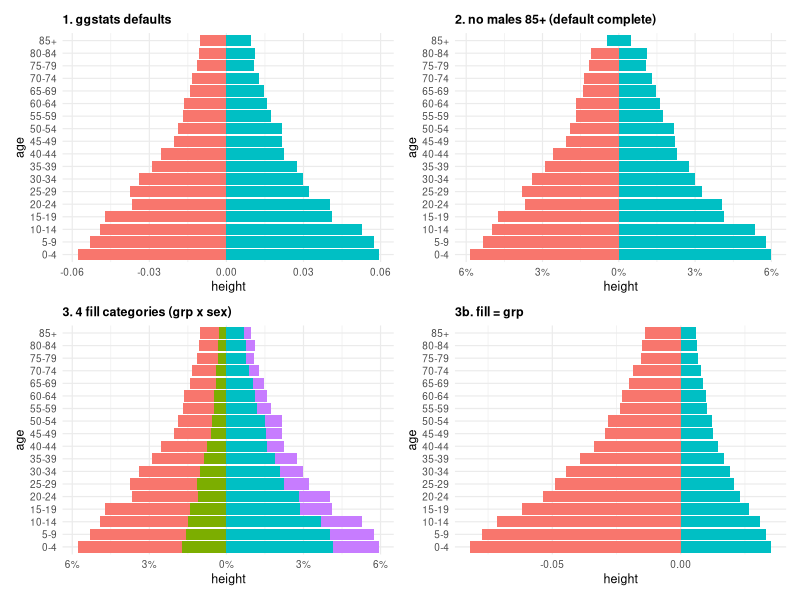

Write R code to recreate this figure.
# Throwaway comparison from the design research (24.10.2026), not package code.
# Needs ggstats (>= 0.14.0) and patchwork, which the package does not depend on.

suppressMessages({library(ggplot2); library(ggstats); library(patchwork)})
set.seed(1)
ages <- c(paste0(seq(0, 80, 5), "-", seq(4, 84, 5)), "85+")
pop <- expand.grid(age = factor(ages, levels = ages), sex = factor(c("Male", "Female"), levels = c("Male", "Female")))
pop$n <- round(1000 * exp(-as.integer(pop$age) / 9) * runif(nrow(pop), .9, 1.1))
th <- theme_minimal(base_size = 9) + theme(legend.position = "none", plot.title = element_text(size = 9, face = "bold"))

# 1. defaults: what values, which labels
p1 <- ggplot(pop, aes(y = age, fill = sex, weight = n)) + geom_pyramid() + th + ggtitle("1. ggstats defaults")
b1 <- ggplot_build(p1); cat("1 x range:", b1$layout$panel_params[[1]]$x.range, " sum|x|:", sum(abs(b1$data[[1]]$xmax - b1$data[[1]]$xmin)), "\n")

# 2. one category missing at one age (no males aged 85+)
pop2 <- pop[!(pop$age == "85+" & pop$sex == "Male"), ]
p2 <- ggplot(pop2, aes(y = age, fill = sex, weight = n)) + geom_pyramid() +
  scale_x_continuous(labels = label_percent_abs()) + th + ggtitle("2. no males 85+ (default complete)")
b2 <- ggplot_build(p2); d <- b2$data[[1]]; print(d[d$y == 18, c("y", "xmin", "xmax", "fill")])

# 3. subgroups within each sex (e.g. population group)
pop3 <- merge(pop, data.frame(grp = c("A", "B")))
pop3$n <- round(pop3$n * ifelse(pop3$grp == "A", .7, .3))
p3 <- ggplot(pop3, aes(y = age, fill = interaction(grp, sex), weight = n)) + geom_pyramid() +
  scale_x_continuous(labels = label_percent_abs()) + th + ggtitle("3. 4 fill categories (grp x sex)")
b3 <- ggplot_build(p3); d <- b3$data[[1]]; print(d[d$y == 1, c("xmin", "xmax", "fill")])
# 3b. stacking by grp with sex as side is not expressible: fill = grp only
p3b <- ggplot(pop3, aes(y = age, fill = grp, weight = n)) + geom_pyramid() + th + ggtitle("3b. fill = grp")
b3b <- ggplot_build(p3b); d <- b3b$data[[1]]; print(d[d$y == 1, c("xmin", "xmax", "fill")])

# 4. side order: can Female go left without re-levelling?
cat("4. args of geom_pyramid:", paste(names(formals(geom_pyramid)), collapse = ", "), "\n")
cat("   args of position_diverging:", paste(names(formals(position_diverging)), collapse = ", "), "\n")

# 5. adding a comparison outline with position = "diverging"
ggsave("ggstats_cases.png", (p1 | p2) / (p3 | p3b), width = 9, height = 7, dpi = 100, device = ragg::agg_png)
